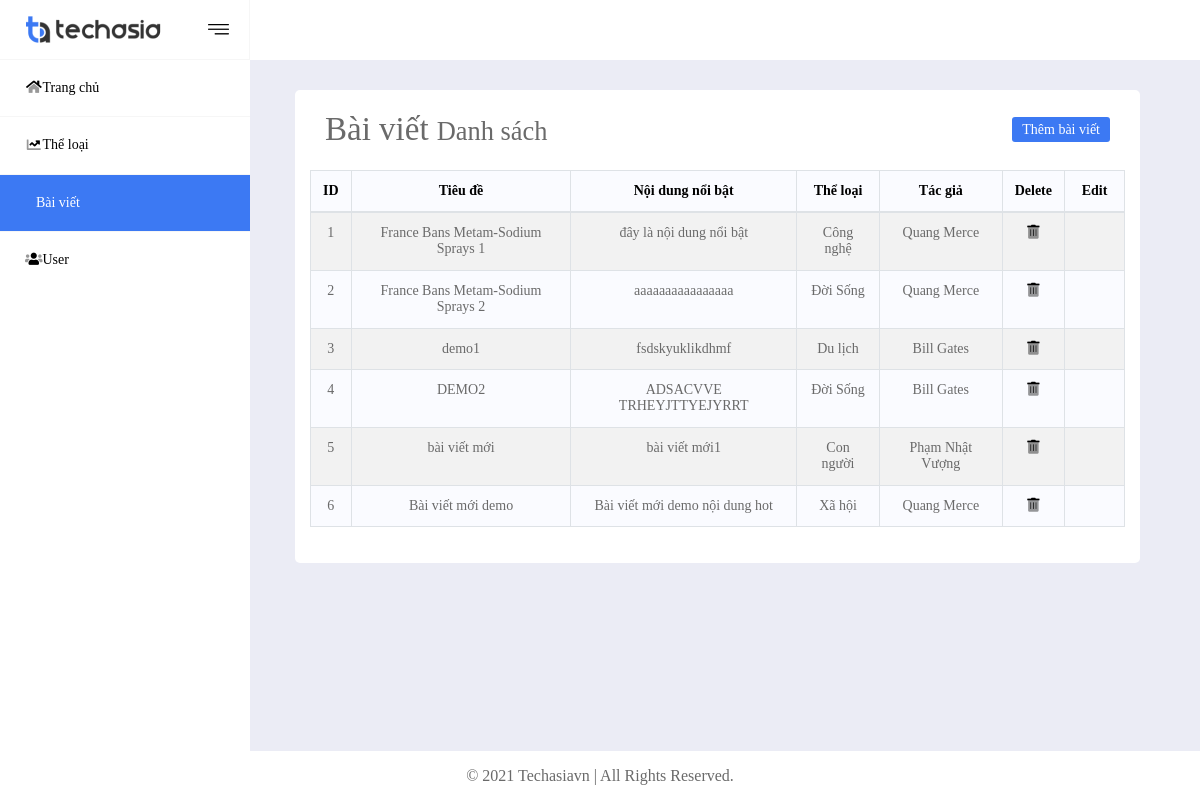
The page /posts on the database its author committed.
### tables this page shows
CREATE TABLE IF NOT EXISTS `post` (
  `id` bigint(20) unsigned NOT NULL AUTO_INCREMENT,
  `title` varchar(500) NOT NULL,
  `contentHot` varchar(1000) NOT NULL,
  `slug` varchar(300) DEFAULT NULL,
  `image` varchar(500) NOT NULL,
  `tag` varchar(500) DEFAULT NULL,
  `content` longtext COMMENT 'nội dung bài viết dạng html',
  `view-count` int(11) NOT NULL DEFAULT '0',
  `user_id` bigint(20) unsigned DEFAULT NULL,
  `cate_id` bigint(20) unsigned DEFAULT NULL,
  `created_at` timestamp NOT NULL DEFAULT CURRENT_TIMESTAMP,
  `updated_at` timestamp NOT NULL DEFAULT CURRENT_TIMESTAMP,
  PRIMARY KEY (`id`),
  KEY `post_id_index` (`id`),
  KEY `post_tag_index` (`tag`),
  KEY `post_user_id_index` (`user_id`),
  KEY `post_typepost_id_index` (`cate_id`),
  CONSTRAINT `post_typepost_id_foreign` FOREIGN KEY (`cate_id`) REFERENCES `category` (`id`) ON DELETE CASCADE,
  CONSTRAINT `post_user_id_foreign` FOREIGN KEY (`user_id`) REFERENCES `user` (`id`) ON DELETE CASCADE
);

CREATE TABLE IF NOT EXISTS `category` (
  `id` bigint(20) unsigned NOT NULL AUTO_INCREMENT,
  `name` varchar(500) NOT NULL,
  `created_at` timestamp NOT NULL DEFAULT CURRENT_TIMESTAMP,
  `updated_at` timestamp NOT NULL DEFAULT CURRENT_TIMESTAMP,
  PRIMARY KEY (`id`),
  KEY `type_post_id_index` (`id`)
);

CREATE TABLE IF NOT EXISTS `user` (
  `id` bigint(20) unsigned NOT NULL AUTO_INCREMENT,
  `image` varchar(400) NOT NULL COMMENT 'Avatar',
  `name` varchar(255) NOT NULL COMMENT 'Tên đầy đủ',
  `slug` varchar(300) DEFAULT NULL,
  `phone` varchar(20) DEFAULT NULL COMMENT 'Số điện thoại',
  `email` varchar(50) NOT NULL COMMENT 'Địa chỉ Email',
  `address` varchar(200) DEFAULT NULL COMMENT 'Địa chỉ',
  `gender` tinyint(4) DEFAULT NULL COMMENT 'Giới tính',
  `birthday` datetime DEFAULT '1912-01-01 00:00:00' COMMENT 'Ngày sinh',
  `info` varchar(1000) DEFAULT NULL COMMENT 'Thông tin thêm',
  `password` varchar(255) NOT NULL COMMENT 'Mật khẩu đăng nhập',
  `level` tinyint(4) NOT NULL DEFAULT '2' COMMENT 'Cấp độ phân quyền: 1: Tài khoản hệ thống - 2: Tài khoản viết bài - 3: Tài khoản quản lý bài viết - 4: Tài khoản biên tập sản phẩm/dự án - 5: Tài khoản quản lý sản phẩm/dự án ',
  `created_at` timestamp NOT NULL DEFAULT CURRENT_TIMESTAMP,
  `updated_at` timestamp NOT NULL DEFAULT CURRENT_TIMESTAMP,
  PRIMARY KEY (`id`),
  UNIQUE KEY `users_email_unique` (`email`),
  KEY `users_id_index` (`id`)
);

### Core/Controller.php (called while the page is built, shortened)
<?php
class Controller{
	public function model($model){
		$filter = filter_var(rtrim($model, "/"), FILTER_SANITIZE_URL);
		return new $modelUrl[1];
	}
	public function view($view, $data=[]){
		require_once 'Views/'.$view.'.php';
	}
}
?>

### Controllers/admin/posts.php (called while the page is built, shortened)
<?php
 class Posts extends Controller
 {
 	public function index(){
 		$post = $this->model('admin/PostsModel');
 		$this->view('Admin/master',[
  			"Page"=>'post_list',
  			'data'=>$post->getPost()
  		]);
 	}
 }
?>

### Core/App.php (called while the page is built, shortened)
<?php
 class App{
 	protected $action= "index";
 	function __Construct(){
 		$action_ = $this->action;
 		$arr = $this->UrlProcess();
 		if (file_exists('Controllers/admin/'.$arr[0].'.php')) {
		    $controller_ = $arr[0];
		    unset($arr[0]);
		}
	    $controller_ = new $controller_;
	    $params_ = $arr ? array_values($arr) : [];
	    call_user_func_array([$controller_,$action_],$params_);
 	}
 	function UrlProcess(){
 		if (isset($_GET['url'])) {
 			$filter = filter_var(rtrim($_GET['url'], "/"), FILTER_SANITIZE_URL);
 			return explode("/", $filter);
 		}
 	}
 }
?>

### index.php (called while the page is built)
<?php
 require_once "Core/App.php";
 require_once "Core/Controller.php";
 require_once "Core/database.php";
 require_once "Core/helper.php";
	$myController = new App();
?>

### Core/helper.php (called while the page is built, shortened)
<?php
class Helper {
    public static function urlAsset($type){
    	if(isset($_SERVER['HTTPS'])){
            $protocol = ($_SERVER['HTTPS'] && $_SERVER['HTTPS'] != "off") ? "https" : "http";
        }
        else{
            $protocol = 'http';
        }
        $url = $protocol . "://" . $_SERVER['HTTP_HOST']. '/'.'Assets/'.$type."/" ;
		return $url;
	}
}

### Core/database.php (called while the page is built, shortened)
<?php
class database {
    private $servername = 'localhost';
    private $username = 'root';
    private $password = '';
    private $dbname = 'mvc_blog';
    function __construct(){
      $sql = "mysql:host=$this->servername;dbname=$this->dbname";
  		$this->conn = new PDO($sql, $this->username,"$this->password",[
  			PDO:: MYSQL_ATTR_INIT_COMMAND => 'SET NAMES utf8',
  			PDO:: ATTR_DEFAULT_FETCH_MODE => PDO::FETCH_OBJ
  		]);
    }
}

### Models/admin/PostsModel.php (called while the page is built, shortened)
<?php
	class PostsModel extends database{
		public function getPost(){
			try{
				$productQuery = "SELECT post.id,post.title,post.contentHot,category.name as categoryName, user.name as author FROM post
				LEFT JOIN category on post.cate_id = category.id
				LEFT JOIN user on post.user_id = user.id";
				$pro = $this->conn->prepare($productQuery);
				$pro -> setFetchMode(PDO::FETCH_OBJ);
				$pro->execute();
				$query = $pro->fetchAll();
				return $query;
			}catch(PDOException $e){
				echo $e->getMessage();
				return [];
			}
		}
	}
?>

### Views/Admin/post_list.php (the view)
<div class="container-fluid">
    <div class="row">
        <div class="col-lg-12">
            <h1 class="page-header">Bài viết
                <small>Danh sách</small>
            </h1>
            <p class="addQuery"><a href="/posts/add">Thêm bài viết</a></p>
        </div>
        <table class="table table-striped table-bordered table-hover" id="customers">
            <thead>
                <tr align="center">
                    <th>ID</th>
                    <th>Tiêu đề</th>
                    <th>Nội dung nổi bật</th>
                    <th>Thể loại</th>
                    <th>Tác giả</th>
                    <th>Delete</th>
                    <th>Edit</th>
                </tr>
            </thead>
            <tbody>
                <?php foreach ( $data['data'] as $pro ){ ?>
                    <tr class="" align="center">
                        <td><?= $pro->id ?></td>
                        <td><?= $pro->title ?></td>
                        <td><?= $pro->contentHot ?></td>
                        <td><?= $pro->categoryName ?></td>
                        <td><?= $pro->author ?></td>
                        <td class="center"><a href="/posts/delete?id=<?= $pro->id ?>"><i class="fad fa-trash-alt"></i></a></td>
                        <td class="center"><a href="/posts/update?id=<?= $pro->id ?>"><i class="fad fa-pencil"></i></a></td>
                    </tr>
                <?php } ?>
            </tbody>
        </table>
    </div>
</div>

### Views/Admin/master.php (shortened to what this page needs)
<!DOCTYPE html>
<html lang="en">
<head>
    <link rel="stylesheet" href="<?php echo Helper::urlAsset('Admin_asset') ?>css/bootstrap4_3_1.min.css">
    <link rel="stylesheet" type="text/css" href="<?php echo Helper::urlAsset('Admin_asset') ?>css/font-awesome/all.css">
    <link rel="stylesheet" type="text/css" href="<?php echo Helper::urlAsset('Admin_asset') ?>css/style.css">
    <link rel="stylesheet" type="text/css" href="<?php echo Helper::urlAsset('Admin_asset') ?>css/responsive.css">
</head>
<body>
    <header id="header">
        <div class="container">
            <div class="logo-web">
            </div>
        </div>
    </header>
    <nav class="tab-control" id="tab-controls">
        <ul>
            <li class="d-flex justify-content-between align-items-center">
                <a href=""><img src="<?php echo Helper::urlAsset('Admin_asset') ?>images/logo-TechAsia.png" alt=""></a>
                <img class="icon-bar hide-menu" src="<?php echo Helper::urlAsset('Admin_asset') ?>images/iconBar.png" alt="">
            </li>
            <li class="item-sidebar <?php echo $_GET['url'] == 'admin' ? 'active' : '' ?>">
                <a class="d-flex align-items-center" href="/admin"><i class="fad fa-home fa-fw"></i> Trang chủ</a>
            </li>
            <li class="item-sidebar <?php echo $_GET['url'] == 'category' ? 'active' : '' ?>">
            	<a class="d-flex align-items-center"  href="/category"><i class="fad fa-chart-line fa-fw"></i> Thể loại</a>
            </li>
            <li class="item-sidebar <?php echo $_GET['url'] == 'posts' ? 'active' : '' ?>">
            	<a class="d-flex align-items-center"  href="/posts"><i class="fad fa-cube"></i> Bài viết</a>
            </li>
            <li class="item-sidebar <?php echo $_GET['url'] == 'users' ? 'active' : '' ?>">
            	<a class="d-flex align-items-center"  href="/users"><i class="fad fa-users"></i> User</a>
            </li>
        </ul>
    </nav>
    <main id="wrap-main">
        <div class="wrapper">
            <div class="wrap-form">
                <?php require_once 'Views/Admin/'.$data["Page"].'.php' ?>
            </div>
        </div>
    </main>
    <footer id="footer" class="position">
        <div class="container">
            <p>&copy; <span id="fecthYear"></span> Techasiavn | All Rights Reserved.</p>
        </div>
    </footer>
</body>
</html>

### Assets/Admin_asset/css/style.css (style rules this page uses)
:root { --color-gray: #EBECF5; --color-main: #FFFFFF; --color-main-green:#3C79F3; --color-border: #F6F6F6; --padding-item-control: 9px 17px 9px 17px; --margin-layout:30px; --font-bold: "Quicksand-Bold"; --font-rugular: "Quicksand-Medium"; }
* { margin: 0; padding: 0; }
*,*::before, *::after { box-sizing: border-box; }
p { margin-bottom: 0; }
a { color: black; }
ul { list-style: none;margin-bottom: 0 }
body { font-family: var(--font-rugular); font-size: 14px;color:#6A6A6A;line-height: 16.41px; }
h1,h2,h3,h4,h5,h6 { margin-bottom: 0; font-family: var(--font-bold);font-size: 14px }
h1 { font-size: 33px; }
img { object-fit: cover }
body { background: var(--color-gray) }
body .container-fluid { background: #fff;border-radius: 5px;padding: 20px 30px;position: relative; }
header#header,body footer#footer { background: var(--color-main) }
header#header { padding:10px 0;position: relative; }
footer#footer { margin-top:20px; }
footer#footer.position { position: fixed;bottom: 0;width: 100%;z-index: 1 }
footer#footer p { font-size: 16px;line-height: 19px;padding: 15px 0;text-align: center }
main#wrap-main { margin-top: -60px;display: flex;padding-bottom: 30px }
footer#footer { margin-top: 20px }
footer#footer.position { position: absolute;bottom: 0;width: 100%;z-index: 1 }
header#header>.container>.logo-web { height: 40px }
.wrapper { width: 100%;padding-top: 90px }
main#wrap-main .wrapper .wrap-form { padding:0px 15% 0 90px; }
nav.tab-control { width: 274px;position: fixed;height: 100vh;left: 0;top: 0;z-index: 10; background: #fff;transition: transform .3s ease-in-out,width .3s ease-in-out; }
nav.tab-control ul li:first-child { border-right: 1px solid var(--color-border) }
nav.tab-control ul li { border-bottom: 1px solid var(--color-border) }
nav.tab-control ul li:last-child { border-bottom: none }
nav.tab-control ul li a { padding: 10px 20px; }
nav.tab-control ul li.item-sidebar.active a { background-color: var(--color-main-green); color: white }
nav.tab-control ul li.item-sidebar a { padding: 20px 25px }
nav.tab-control img.icon-bar { margin: 20px;cursor: pointer; }
main#wrap-main #customers { width: 100% }
main#wrap-main #customers td, main#wrap-main #customers th { color: #6a6a6a }
main#wrap-main #customers td:last-child, main#wrap-main #customers th:last-child { width:60px; }
main#wrap-main #customers thead tr, main#wrap-main #customers tr:nth-child(even) { background: #FAFBFF }
main#wrap-main #customers th { font-family: var(--font-bold);color: #000 }
main#wrap-main .wrapper .wrap-form>.container-fluid .col-lg-12 { display: flex;justify-content: space-between;align-items: center;margin-bottom: 20px }
body .addQuery a { background: var(--color-main-green); color: #fff; text-decoration: none; padding: 5px 10px; border-radius: 3px; }
.table a { display: block; }

### Assets/Admin_asset/css/responsive.css (style rules this page uses)
@media all and (max-width: 1800px) { main#wrap-main .wrapper .wrap-form { padding-right: 15%; } }
@media all and (max-width: 1366px) { main#wrap-main .wrapper .wrap-form { padding-left: 80px } }
@media all and (max-width: 1366px) { nav.tab-control { width: 250px } }
@media all and (max-width: 1280px) { .wrapper { max-width: 100% } }
@media all and (max-width: 1280px) { main#wrap-main { overflow: hidden; } }
@media all and (max-width: 1280px) { main#wrap-main .wrapper .wrap-form { padding: 0px 12% 0 45px; } }

### rows shown on the page
post: id "1", title "France Bans Metam-Sodium Sprays 1", contentHot "đây là nội dung nổi bật", cate.name "Công nghệ", user.name "Quang Merce"
post: id "2", title "France Bans Metam-Sodium Sprays 2", contentHot "aaaaaaaaaaaaaaaa", cate.name "Đời Sống", user.name "Quang Merce"
post: id "3", title "demo1", contentHot "fsdskyuklikdhmf", cate.name "Du lịch", user.name "Bill Gates"
post: id "4", title "DEMO2", contentHot "ADSACVVE TRHEYJTTYEJYRRT", cate.name "Đời Sống", user.name "Bill Gates"
post: id "5", title "bài viết mới", contentHot "bài viết mới1", cate.name "Con người", user.name "Phạm Nhật Vượng"
post: id "6", title "Bài viết mới demo", contentHot "Bài viết mới demo nội dung hot", cate.name "Xã hội", user.name "Quang Merce"
